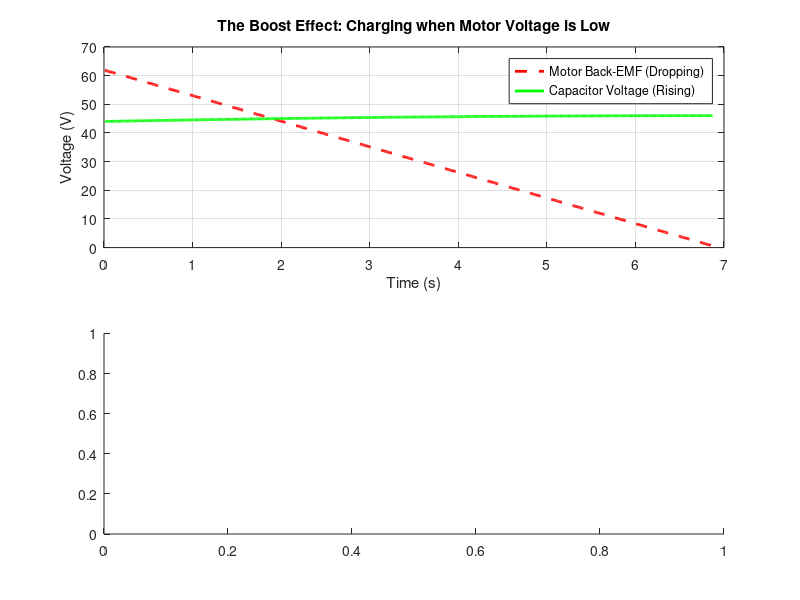

The MATLAB script that drew this image: (Note: this script raises an error after producing the figure.)
% --- regenerative braking simulation (boost converter model) ---
clear; clc; close all;




%% -------------------------- INPUTS USER CAN CHANGE -------------------------------------------------------------
%-----------------------------------------------------------------------------------------------------------------
%-----------------------------------------------------------------------------------------------------------------

mass = 1400;                              % mass of train (kg)
wheelradius = 0.1;                        % radius (meters)
gearratio = 10;                           % gear ratio
crr = 0.004;


% BRAKING
initial_speed = 4.17;                     % initial speed (15 km/h in m/s)
decel_rate = 0.6;                         % braking of 0.6 m/s^2


% ACCELERATION
target_speed_kmh = 15;                    % target speed to reach when accelerating using energy recovered
acceleration = 0.6;


% MOTOR CONSTANTS
nominal_voltage = 48;
nominal_rpm = 4000;
pair_poles = 4;

B = 1.0;                                  % Tesla (max magnetic flux)
k_h = 0.015;                              % W/(Hz·T^n·kg)
k_e = 0.0003;                             % W/(Hz^2·T^2·kg)
n   = 1.6;
m_fe = 2.7;                               % kg of stator iron per motor




% SUPERCAPACITOR CONSTANTS
c = 165;                                  % capacitance (farads)
cap_pre_charge = 44;                      % pre-charge voltage (volts)








%% ------------------- PHASE 1 - VOLTAGE RISE WHILE BRAKING ----------------------------------


% 1. system constants
nominal_w = nominal_rpm*(2*pi/60);
kv = nominal_rpm/nominal_voltage;         % motor constant (volts/(rad/s))
kt = 8.27/kv;
ke = kt * (3/2);                                  % torque constant (nm/a)
r_circuit = (9.6e-3)/2;                          % internal resistance (wires + cap esr)
efficiency = 0.85;                        % controller boost efficiency (85%)

cap_voltage = cap_pre_charge;


% compute current output when braking
f_braking = mass * decel_rate;
t_wheels = f_braking * wheelradius;
t_motor = t_wheels/gearratio;
t_per_motor = t_motor/2;
brakingcurrent = t_per_motor/kt;




% simulation setup
dt = 0.01;           % time step (seconds)
time = 0;
results = [];        % array to store data for plotting

% simulation loop (run until stopped)
while initial_speed > 0.05
    
    % --- mechanical physics ---
    % calculate rpm
    wheelrpm = (initial_speed * 60) / (2 * pi * wheelradius);
    motorrpm = wheelrpm * gearratio;
    motor_w = motorrpm * (2*pi/60);

    
    % Steinmetz iron losses per motor
    f_e = pair_poles * motor_w / (2*pi);                    % eletrical frequency
    p_h = k_h * f_e * B^n * m_fe;
    p_e = k_e * f_e^2 * B^2 * m_fe;

    p_fe_total = 2 * (p_h + p_e);

    
    % calculate motor back emf
    v_motor = motor_w * ke - r_circuit*brakingcurrent;     
    
    % calculate braking torque & force
    % torque = kt * current * gearratio
    torque_total = 2 * (kt * brakingcurrent) * gearratio; % 2 motors
    braking_force = torque_total / wheelradius;
    
    % decelerate the train (f = ma -> a = f/m)
    decel = braking_force / mass;
    initial_speed = initial_speed - (decel * dt);
    
    % --- electrical physics (the boost controller) ---
    % power generated by motor = voltage * current
    p_motor = v_motor * brakingcurrent * 2 - p_fe_total; % 2 motors
    
    % power delivered to capacitor = motor power * efficiency
    p_charging = p_motor * efficiency;
    
    % calculate current going into the capacitor
    % p = v * i  ->  i = p / v
    i_cap = p_charging / cap_voltage;
    
    % update capacitor voltage
    % dV = (I * dt) / C
    cap_voltage = cap_voltage + (i_cap * dt / c);

    if cap_voltage > 48
        fprintf('!!! REACHED SUPERCAPACITOR MAXIMUM VOLTAGE\nDECREASE SUPERCAPACITOR PRE-CHARGE AND TRY AGAIN\n ');
        return;
    end
    
    % --- data logging ---
    time = time + dt;
    % store: [time, speed, motorVoltage, capVoltage, capCurrent]
    results = [results; time, initial_speed, v_motor, cap_voltage, i_cap];
end






%% ---------------------- PHASE 2 - COMPUTE DISTANCE TRAVELLED WITH RECOVERED ENERGY ------------------------

fprintf('Starting phase 2 - travel with energy recovered\n\n');

% calculate current input to motor while accelerating (NEGLETING INCLINED PLANE)

%when accelerating
total_traction_force = (mass * acceleration) + (mass * 9.81 * crr);
torque_wheels = total_traction_force * wheelradius;
torque_motor = torque_wheels/(gearratio * 0.85);
torque_per_motor = torque_motor/2;
current_accel_per_motor = torque_per_motor/kt;

fprintf('Current during Acceleration per motor: %.2f Amps\n', current_accel_per_motor);


% when cruising (a=0)
f_friction = mass * 9.81 * crr;
t_wheel_cruise = f_friction * wheelradius;
t_motor_cruise = t_wheel_cruise /(gearratio*0.85);
t_per_motor_cruise = t_motor_cruise / 2;
current_cruise_per_motor = t_per_motor_cruise / kt;

fprintf('Current during Cruising per motor: %.2f Amps\n', current_cruise_per_motor);



% phase 2 variables
target_speed = target_speed_kmh/3.6;
velocity_drive = 0;
distance_total = 0;
time_drive = 0;
results_drive = [];


% driving loop
while true

    if cap_voltage > cap_pre_charge
        has_energy = true;
    else
        has_energy = false;
    end


    if has_energy == true


        if velocity_drive < target_speed
            %accelerating
            current_now = current_accel_per_motor;
            mode = 1;       %acceleration
        
        else
            %cruising
            current_now = current_cruise_per_motor;
            mode = 2;       % cruise
        end

    else
        %coasting
        current_now = 0;
        mode = 3;
    end


    if mode == 3
        %coasting
        force_push = 0;

    else
        torque_produced = 2 * (current_now * kt) * gearratio * 0.85;
        force_push = torque_produced / wheelradius;                         %force that moves the train

    end


    %compute real acceleration
    crr_force = mass*9.81*crr;                      %rolling resistance force
    f_mech = 0.002*mass*9.81;                       %estimate for drag on gearbox and bearings
    force_resistive = crr_force + f_mech;

    force_net = force_push - force_resistive;
    accel_real = force_net / mass;

    % update speed
    velocity_drive = velocity_drive + (accel_real * dt);



    % speed limiter 
    if velocity_drive > target_speed && mode ~= 3
        velocity_drive = target_speed;
    end

    %stopping condition
    if velocity_drive <= 0.05 && mode == 3
        break;
    end

    distance_total = distance_total + (velocity_drive * dt);

    wheelrpm_drive = (velocity_drive * 60) / (2 * pi * wheelradius);
    motor_w_drive = (wheelrpm_drive * gearratio) * (2*pi/60);
    v_bemf = motor_w_drive * ke - r_circuit*current_now;


    %Steinmetz power losses
    f_e = pair_poles * motor_w_drive / (2*pi);

    p_h = k_h * f_e * B^n * m_fe;
    p_e = k_e * f_e^2 * B^2 * m_fe;

    p_fe_one_motor = p_h + p_e;
    p_fe_total = 2 * p_fe_one_motor;


    % updating supercapacitor voltage
    if has_energy
    
        voltage_headroom = cap_voltage - v_bemf;
        if voltage_headroom <= 0
            % if back-emf > voltage on capacitor current cannot flow
            velocity_drive = velocity_drive * 0.99;
            current_now = 0;
        end
    
        p_mech_elec = (v_bemf * current_now) * 2;
        p_total = p_mech_elec + p_fe_total;
    
        p_cap_draw = p_total / 0.85;
        
    
        i_cap_out = p_cap_draw / cap_voltage;
        dV = (i_cap_out * dt) / c;
        cap_voltage = cap_voltage - dV;
        
    end
        


    time_drive = time_drive + dt;
    results_drive = [results_drive; time_drive, velocity_drive, cap_voltage, distance_total, mode, v_bemf, accel_real];


end

    

















%% ---------------------------------- PLOTS AND RESULTS -------------------------------------

figure('Name', 'Regen Braking Analysis');

% plot 1: voltages (the proof of boost)
subplot(2,1,1);
plot(results(:,1), results(:,3), 'r--', 'LineWidth', 2); hold on;
plot(results(:,1), results(:,4), 'g', 'LineWidth', 2);
title('The Boost Effect: Charging when Motor Voltage is Low');
legend('Motor Back-EMF (Dropping)', 'Capacitor Voltage (Rising)');
ylabel('Voltage (V)'); xlabel('Time (s)');
grid on;

% plot 2: speed and current
subplot(2,1,2);
yyaxis left
plot(results(:,1), results(:,2), 'b', 'LineWidth', 2);
ylabel('Train Speed (m/s)');
yyaxis right
plot(results(:,1), results(:,5), 'k', 'LineWidth', 1);
ylabel('Current Into Capacitor (A)');
title('Train Speed vs Charging Current');
xlabel('Time (s)');
grid on;

% --- new figure: power & capacitor current ---
figure('Name', 'Power & Current Analysis');

% 1. calculate power vector for plotting
% power = motor voltage (col 3) * braking current * 2 motors
power_motor_vector = results(:,3) .* brakingcurrent .* 2;

% subplot 1: power generated by motors
subplot(2, 1, 1);
plot(results(:,1), power_motor_vector, 'm', 'LineWidth', 2);
title('Total Power Generated by Motors (Pre-Efficiency)');
xlabel('Time (s)');
ylabel('Power (Watts)');
grid on;
legend('P_{generated} = V_{emf} * I_{brake} * 2');

% subplot 2: current going into supercapacitor
subplot(2, 1, 2);
plot(results(:,1), results(:,5), 'k', 'LineWidth', 2);
title('Actual Current Entering Supercapacitor');
xlabel('Time (s)');
ylabel('Current (Amps)');
grid on;
legend('I_{cap} (Drops as Voltage Drops)');

% --- final results ---
% the 'end' keyword grabs the very last entry in the array
final_cap_voltage = results(end, 4);





figure('Name', 'Phase 2: Driving Range');

% Subplot 1: Speed
subplot(3,1,1);
plot(results_drive(:,4), results_drive(:,2), 'b', 'LineWidth', 2);
% Find the row index where Mode 3 starts
idx_coast = find(results_drive(:,5)==3, 1);

% Get the distance (Column 4) from that specific row
if ~isempty(idx_coast)
    xline(results_drive(idx_coast, 4), '--k', 'Power Cut');
end
title(['Total Distance: ' num2str(round(distance_total)) ' m']);
ylabel('Speed (m/s)'); xlabel('Distance (m)');
legend('Speed', 'Start of Coasting');
grid on;

% Subplot 2: Voltage Supply vs. Demand
subplot(3,1,2);

% Plot Capacitor Voltage (Column 3) - The Supply
plot(results_drive(:,4), results_drive(:,3), 'r', 'LineWidth', 2); hold on;

% Plot Motor Back-EMF (Column 6) - The Demand
plot(results_drive(:,4), results_drive(:,6), 'b--', 'LineWidth', 1.5);

% Plot the Limit Line
yline(cap_pre_charge, '--k', 'Empty Limit');

title('Voltage Convergence: Supply (Red) vs Demand (Blue)');
ylabel('Voltage (V)'); xlabel('Distance (m)');
legend('Capacitor Supply', 'Motor Back-EMF', 'Empty Limit');
grid on;


% Subplot 1: Speed vs Time
subplot(3,1,3);

% CHANGE 1: Use Column 1 (Time) for X-axis instead of Column 4 (Distance)
plot(results_drive(:,1), results_drive(:,2), 'b', 'LineWidth', 2);

% Find the row index where Mode 3 starts
idx_coast = find(results_drive(:,5)==3, 1);

% CHANGE 2: Get the TIME (Column 1) from that specific row for the vertical line
if ~isempty(idx_coast)
    xline(results_drive(idx_coast, 1), '--k', 'Power Cut');
end

% Optional: You might want to display Total Time in the title now
title(['Speed Profile over Time']);
ylabel('Speed (m/s)'); 
xlabel('Time (s)'); % CHANGE 3: Update label
legend('Speed', 'Start of Coasting');
grid on;




fprintf('--------------------------------------\n');
fprintf('Simulation Complete.\n');
fprintf('Pre-Charge Voltage:               %.2f V\n', results(1, 4));
fprintf('Final Voltage:                    %.2f V\n', final_cap_voltage);
fprintf('Voltage Rise:                     %.2f V\n', final_cap_voltage - results(1, 4));
fprintf('--------------------------------------\n\n');
fprintf('Range test:\n');
% Calculate Minutes and Seconds
mins = floor(time_drive / 60);
secs = rem(time_drive, 60);

fprintf('Distance travelled:              %.2f meters\n', distance_total);
fprintf('Time elapsed:                    %d min %.0f sec\n', mins, secs);
fprintf('Final supercapacitor voltage:    %.2f V\n', cap_voltage);
fprintf('--------------------------------------\n\n');
